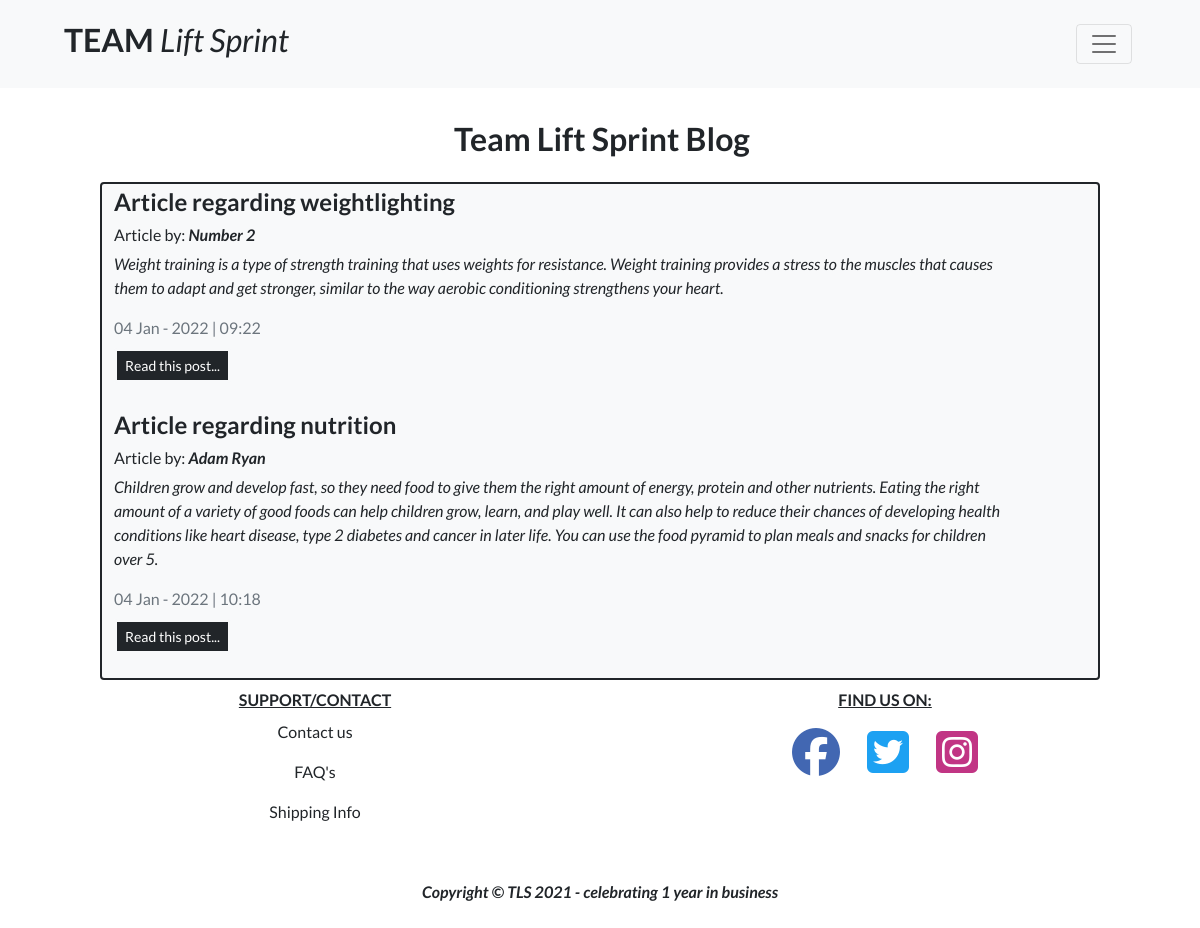
/blog/, run on an earlier commit of the app's database.
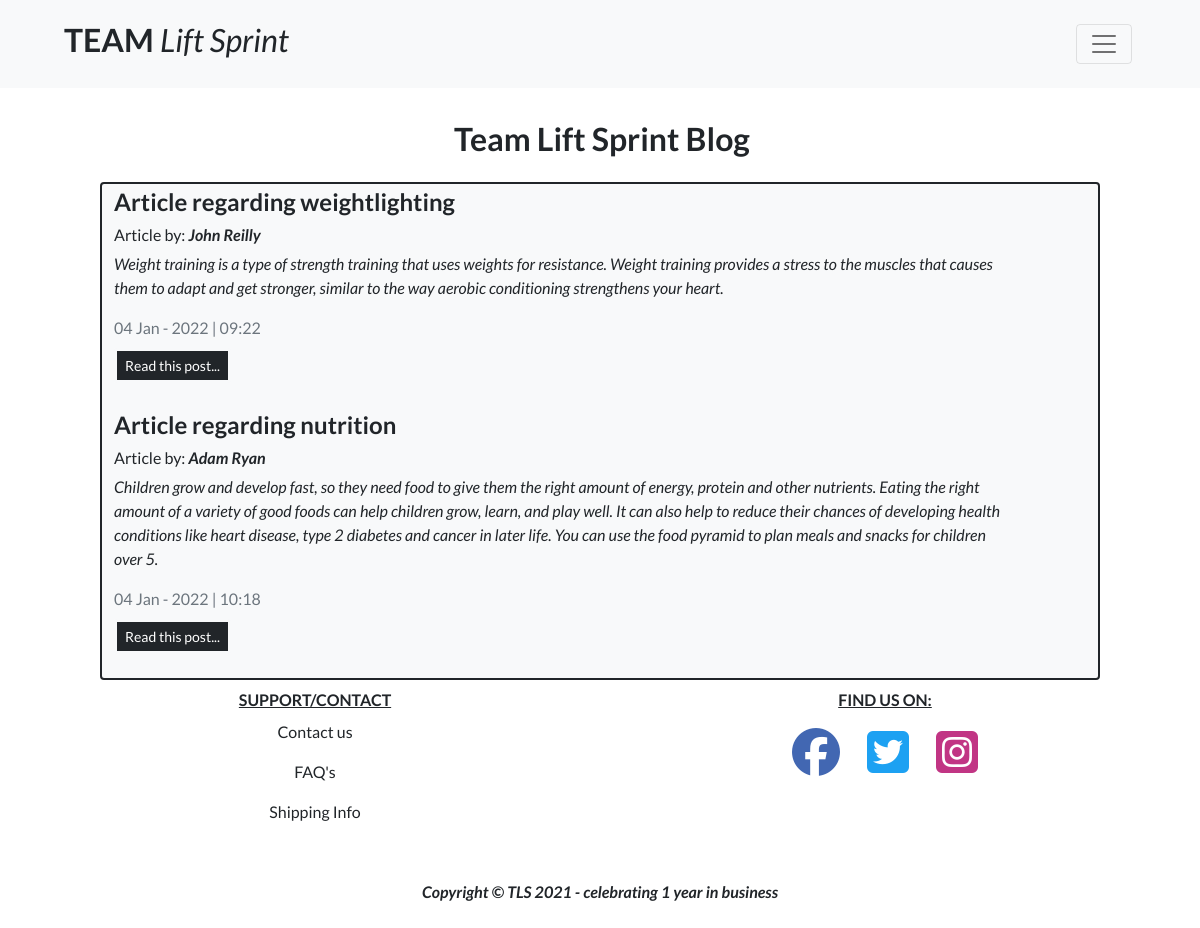
And on a later commit of the database.
### blog/models.py (models this page shows, shortened)
class Post(models.Model):
    blog = models.ForeignKey(
        Blog, related_name="posts", on_delete=models.CASCADE)
    title = models.CharField(max_length=100)
    slug = models.SlugField()
    author = models.CharField(max_length=255)
    intro = models.TextField()
    article = models.TextField()
    date_added = models.DateTimeField(auto_now_add=True)

### blog/views.py (the view)
# urls.py: path('', views.blog, name='blog'),
def blog(request):
    posts = Post.objects.all()
    template = 'blog/blog.html'
    context = {
        'posts': posts,
    }
    return render(request, template, context)

### bag/contexts.py (called while the page is built, shortened)
def bag_contents(request):
    bag_items = []
    total = 0
    product_count = 0
    bag = request.session.get('bag', {})
    if total < settings.FREE_DELIVERY_THRESHOLD:
        delivery = total * Decimal(settings.STANDARD_DELIVERY_PERCENTAGE / 100)
        free_delivery_delta = settings.FREE_DELIVERY_THRESHOLD - total
    else:
        delivery = 0
        free_delivery_delta = 0
    grand_total = delivery + total
    context = {
        'bag_items': bag_items,
        'total': total,
        'product_count': product_count,
        'delivery': delivery,
        'free_delivery_delta': free_delivery_delta,
        'free_delivery_threshold': settings.FREE_DELIVERY_THRESHOLD,
        'grand_total': grand_total,
    }
    return context

### blog/templates/blog/blog.html (shortened to what this page needs)
{% extends "base.html" %}
{% load static %}
{% block page_header %}
    <div class="container position-relative pt-5 p-2 g-0">
    </div>
{% endblock %}
{% block content %}
    <div class="container position-relative pt-5 g-0">
        <div class="row">
            <div class="col">
                <h2 class="fw-bold text-center text-capitalize mb-4 mt-3 ms-1">Team Lift Sprint Blog
                </h2>
            </div>
        </div>
    </div>
    <div class="container col-10">
        <div class="row bg-light text-dark border border-dark rounded-2 border-2">
            {% for post in posts %}
                {% if posts %}
                <div class="col-8 mt-1">
                    <h4 class = "fw-bold">{{ post.title }}</h4>
                </div>
                <div class="col-8">
                    <h6>Article by: <i><strong>{{ post.author }}</strong></i></h6>
                </div>
                <div class="col-11">
                    <p><i>{{ post.intro }}</i></p>
                </div>
                <div class="col-8">
                    <div class="text-muted">{{ post.date_added | date:"d M - Y | h:i"}}</div>
                </div>
                <div class="row pb-2 mt-2 mb-3">
                    <div class="col-8">
                        <a href="{% url 'post_detail'  post.slug %}" class="btn btn-dark border-light border-3 btn-sm">Read this post...</a>
                    </div>
                </div>
            {% else %}
                <h3>No Posts Available</h3>
            {% endif %}
            {% endfor %}
        </div>
    </div>
{% endblock %}

What changed in the data, as far as the page shows it:
changed Post "Article regarding weightlighting": author "Number 2" → "John Reilly"
